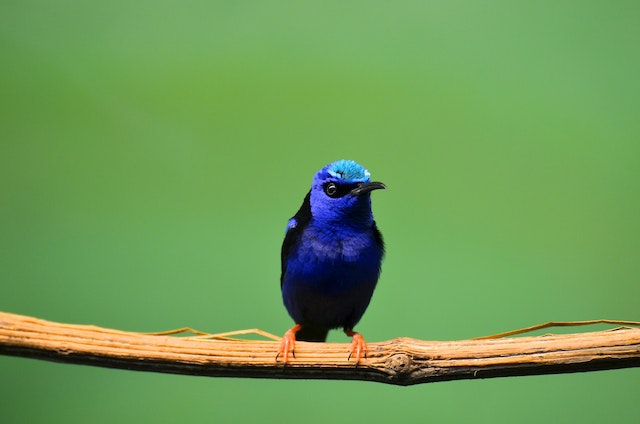
#> input picture Week10/DSPSb/bird.jpg, 640 x 424 px
$ jupyter execute --allow-errors Images.ipynb
#> lines starting #> are read from the running program, lines starting #| are printed output that depends on the picture; after the words box and inside, x2 and y2 are one past the last pixel; in counts of white or black regions, pixels touching at a corner belong together
# Images - week of images and databases combined (if possible)

- computer images
- manipulating images
- cropping
- looping
- converting
- cv2 / object detection

[cell 1]
from PIL import ImageColor
print(ImageColor.getcolor('chocolate', 'RGBA'))
print(ImageColor.getcolor('salmon', 'RGBA'))
print(ImageColor.getcolor('DarkKhaki', 'RGBA'))

## Manipulating images

### Images stats

[cell 2]
from PIL import Image

img = Image.open("bird.jpg")
#> img is the input picture: PIL image 640x424 RGB; mean R, G, B 110.1, 154.3, 86.9
print(img)
#| <PIL.JpegImagePlugin.JpegImageFile image mode=RGB size=640x424 at 0x7FF1A2C7E9D0>
print(img.height, img.width)
#| 424 640
print(img.size) #width first, then height
#| (640, 424)
print(img.filename)
#| bird.jpg
print(img.format)
#| JPEG

#changing format
print(img.format_description)
#| JPEG (ISO 10918)
img.save("bird.png")
png = Image.open("bird.png")
print(png.format_description)
#| Portable network graphics
png.show()

### cropping images

[cell 3]
from PIL import Image
img = Image.open("bird.jpg")
img = img.crop((280, 140, 400, 350))
#> img: PIL image 120x210 RGB
img.save("lilBirdie.jpg")
img.show()

### creating images

[cell 4]
from PIL import Image
img = Image.new('RGBA', (100, 200), 'green') #if you remove the color, you get a transparant canvas
#> img: PIL image 100x200 RGBA
img.save('green.png')
img.show()

[cell 5]
from PIL import Image
img = Image.open("bird.jpg")
lilBirdie = Image.open("lilBirdie.jpg")
locationToPasteUpon = img.copy()
locationToPasteUpon.paste(lilBirdie, (0,0))
locationToPasteUpon.paste(lilBirdie, (img.width - lilBirdie.width, 0))
locationToPasteUpon.save("birdWithBirds.jpg")
locationToPasteUpon.show()

### chessboard of birdies
Why? Because we love them!

[cell 6]
from PIL import Image
lilBirdie = Image.open("lilBirdie.jpg")
copy = lilBirdie.copy()
flippedBirdie = lilBirdie.rotate(180).copy()
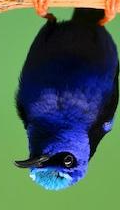
#> flippedBirdie: PIL image 120x210 RGB; mean R, G, B 71.2, 95.8, 85.8
img = Image.new('RGBA', (lilBirdie.width*10, lilBirdie.height*10), "white")
#> img: PIL image 1200x2100 RGBA; every value is 255
for i in range(0,10):
    for j in range(0,10):
        if (i+j) % 2 == 0:
            img.paste(copy, (i * lilBirdie.width, j * lilBirdie.height))
        else:
            img.paste(flippedBirdie, (i * lilBirdie.width, j * lilBirdie.height))
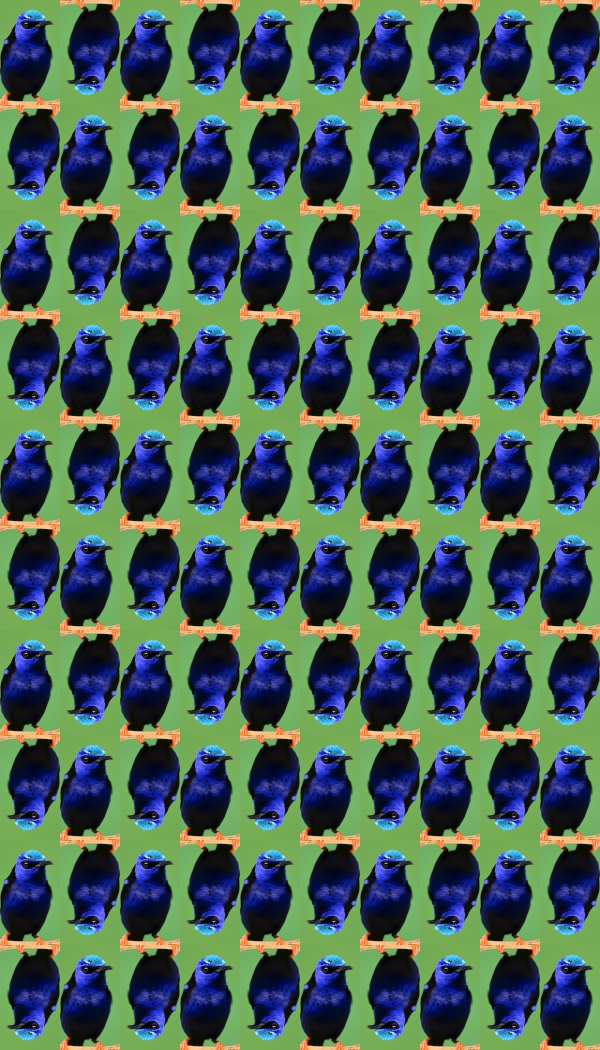
#> img: PIL image 1200x2100 RGBA (shown at 1/2 size); mean R, G, B, A 71.2, 95.8, 85.8, 255

img.show()

### Transforming images

[cell 7]
from PIL import Image
img = Image.open("bird.jpg")
img.rotate(90).show()
img.rotate(-90).show()
img.transpose(Image.FLIP_LEFT_RIGHT).show()
img.transpose(Image.FLIP_TOP_BOTTOM).show()
halfsize = img.resize((int(img.width/2), int(img.height/2)))
halfsize.show()
stretchybirdie = img.resize((int(img.width*6), int(img.height/2)))
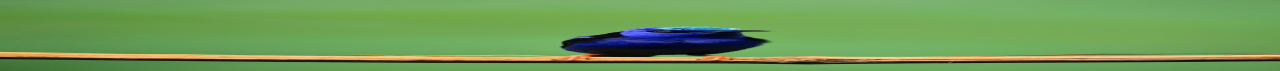
#> stretchybirdie: PIL image 3840x212 RGB (shown at 1/3 size); mean R, G, B 110.1, 154.3, 86.9
stretchybirdie.show()

### Looping over and inverting the bird

[cell 8]
from PIL import Image
img = Image.open("bird.jpg")
for x in range(0, img.width):
    for y in range(0, img.height):
        r,g,b = img.getpixel((x,y))
        inverted = (255-r, 255-g, 255-b)
        img.putpixel((x,y), inverted)
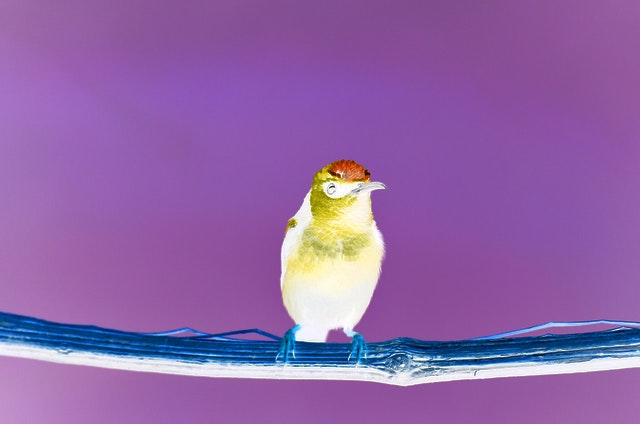
#> img: PIL image 640x424 RGB; mean R, G, B 144.9, 100.7, 168.1

img.save("inverted.jpg")
img.show()

## CV2 / contouring and shape analysis

[cell 9]
import cv2

img = cv2.imread("bird.jpg")
#> img: shape (424, 640, 3)
print(img.shape)
#| (424, 640, 3)

#grayscale
gray = cv2.cvtColor(img, cv2.COLOR_BGR2GRAY)
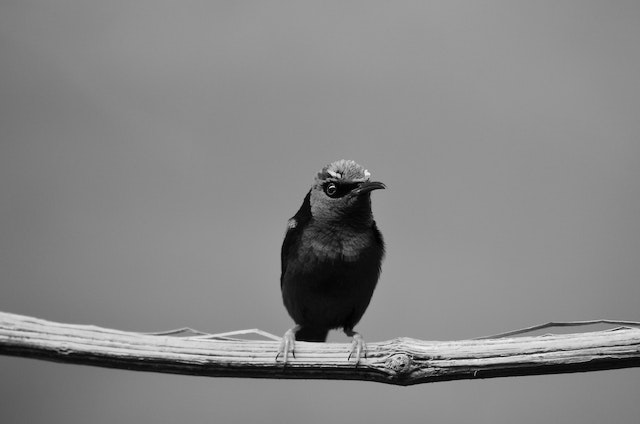
#> gray: shape (424, 640); min 0, max 243, mean 133.4
cv2.imwrite("graybird.jpg", gray)

#BGR to RGB
rgb = cv2.cvtColor(img, cv2.COLOR_BGR2RGB)
cv2.imwrite("rgbbird.jpg", rgb)
#> Out = True

### Finding contours
useful for shape analysis, measurements, finding boundaries, ...

[cell 10]
import cv2

#load and to convert to grayscale
img = cv2.imread("bird.jpg")
gray = cv2.cvtColor(img, cv2.COLOR_BGR2GRAY)

#threshold for binary image
ret, thresh = cv2.threshold(gray, 127, 255, 0)
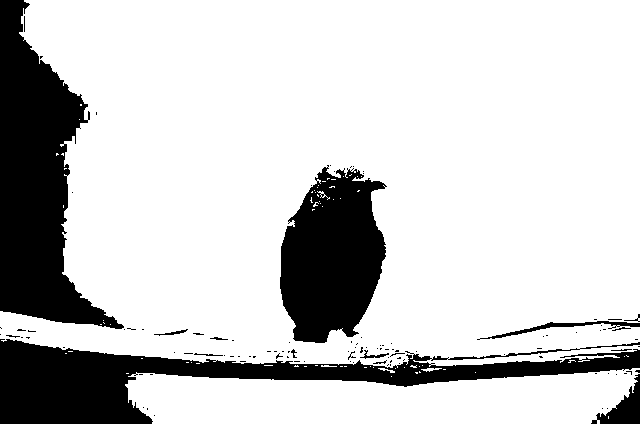
#> thresh: shape (424, 640); 79.8% white; 108 black regions (93 under 20 px)

#finding our contours
contours, hierarchy = cv2.findContours(thresh, cv2.RETR_TREE, cv2.CHAIN_APPROX_SIMPLE)
#> contours = 204 contours, 181 with area under 20; largest, box (x1, y1, x2, y2) and area: (0, 0, 640, 368) 207166, (125, 368, 640, 424) 21690, (279, 166, 388, 344) 13956, (447, 347, 581, 361) 393, (359, 349, 390, 360) 114
contour_img = img.copy()
cv2.drawContours(contour_img, contours, -1, (0, 0, 255), 2)
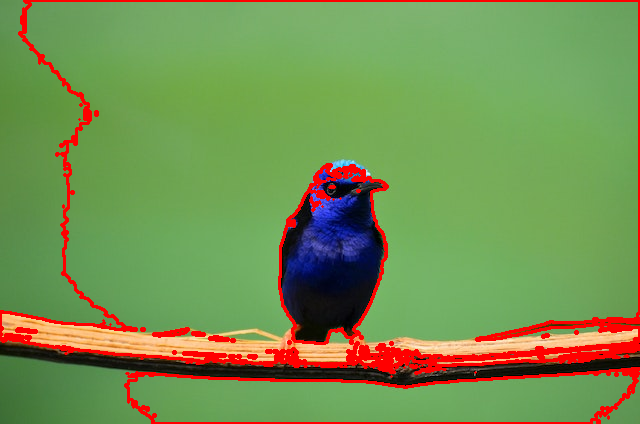
#> contour_img: shape (424, 640, 3); mean B, G, R 80.6, 144.4, 118.1
cv2.imwrite("birdWithContours.jpg", contour_img)
#> Out = True

## Object detection
### classical approach

[cell 11]
import cv2
img = cv2.imread("thailand2.jpg")
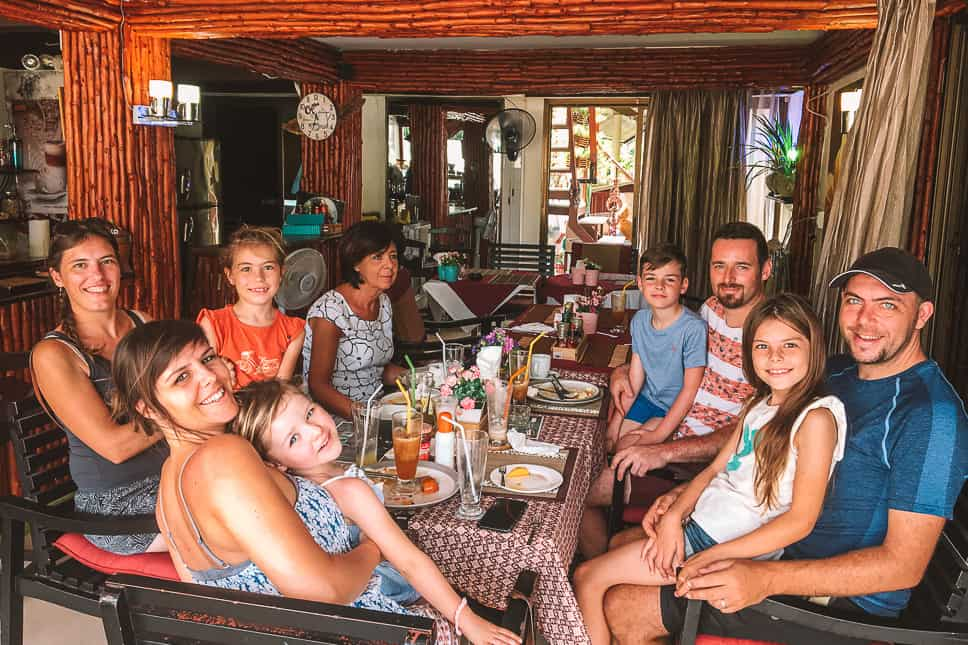
#> input picture Week10/DSPSb/thailand2.jpg, 968 x 645 px
#> img is the input picture: shape (645, 968, 3); mean B, G, R 78.9, 94.2, 131
gray = cv2.cvtColor(img, cv2.COLOR_BGR2GRAY)
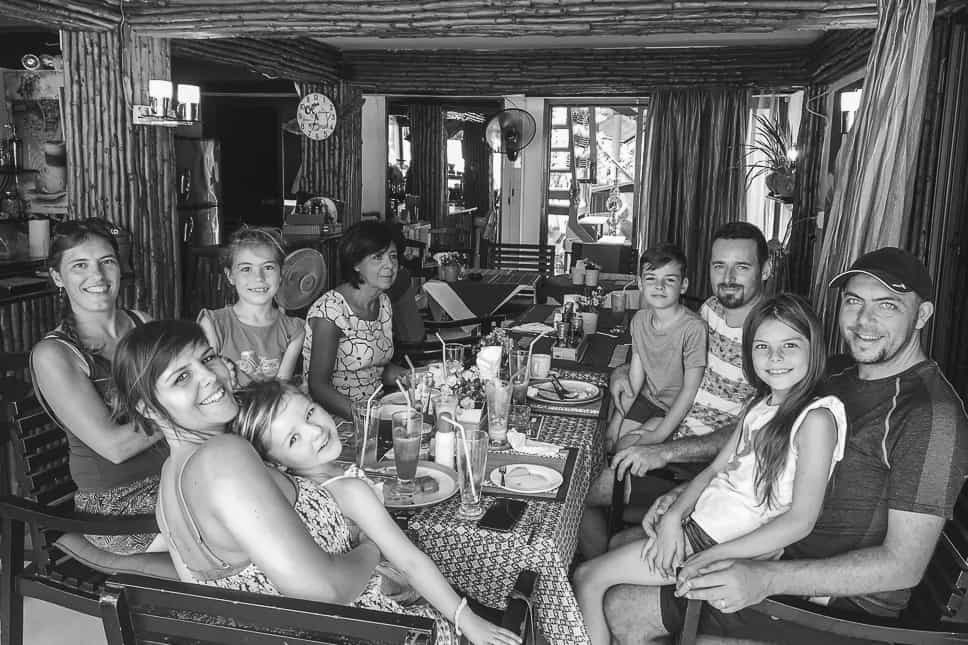
#> gray: shape (645, 968); min 1, max 255, mean 103.5

face_cascade = cv2.CascadeClassifier(cv2.data.haarcascades + "haarcascade_frontalface_default.xml")
face = face_cascade.detectMultiScale(gray, scaleFactor = 1.1, minNeighbors = 5)
#> face = [[293, 91, 51, 51], [635, 260, 52, 52], [700, 241, 64, 64], [226, 246, 61, 61], [743, 322, 68, 68], [56, 238, 70, 70], [827, 274, 82, 82], [247, 421, 130, 130]]

for (x,y,w,h) in face:
    cv2.rectangle(img, (x,y), (x + w, y + h), (255,0,0), 2)
#> this loop made 8 passes
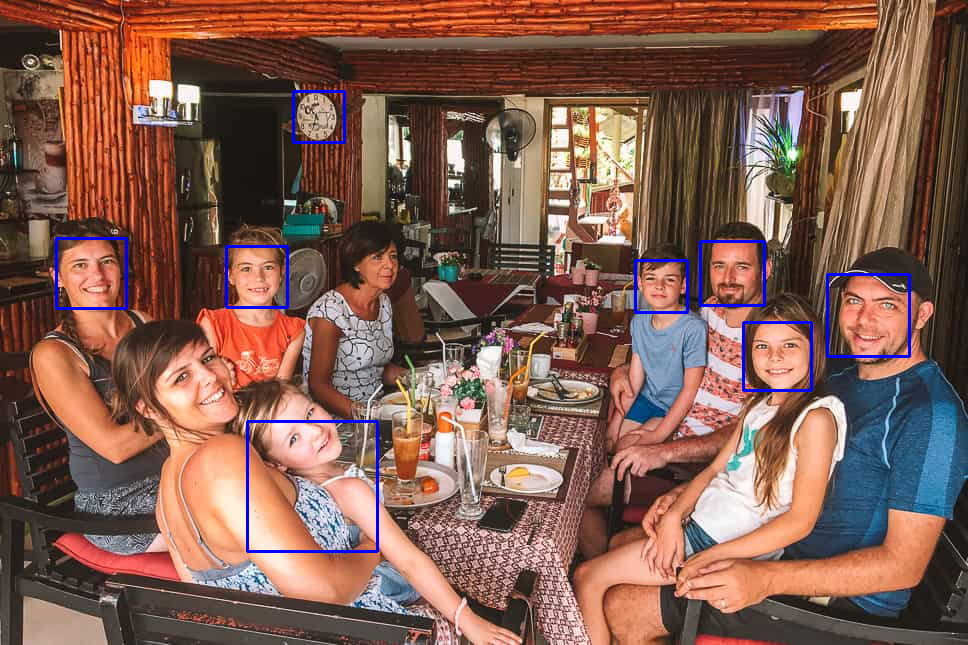
#> img: shape (645, 968, 3); 1.11% of pixels changed, all inside (x1, y1, x2, y2) = (55, 90, 911, 553)

cv2.imwrite("thailandFaces.jpg", img)
#> Out = True
